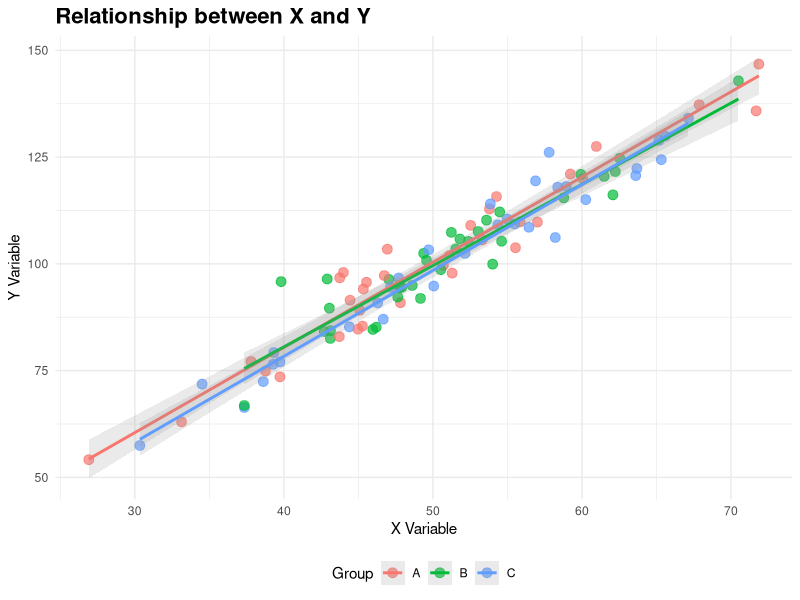

Source code (R):
## ---- chunk 1
#| label: setup
#| message: false

# Load common R packages for data analysis
library(tidyverse)
library(ggplot2)
## ---- chunk 2
#| label: create-data
# Create sample dataset
set.seed(123)
data <- tibble(
  x = rnorm(100, mean = 50, sd = 10),
  y = 2 * x + rnorm(100, mean = 0, sd = 5),
  group = sample(c("A", "B", "C"), 100, replace = TRUE)
)

# Display first few rows
head(data)
## ---- chunk 3
#| label: fig-scatter
#| fig-cap: "Scatter plot with regression line"
#| fig-width: 8
#| fig-height: 6

ggplot(data, aes(x = x, y = y, color = group)) +
  geom_point(size = 3, alpha = 0.7) +
  geom_smooth(method = "lm", se = TRUE, alpha = 0.2) +
  theme_minimal() +
  labs(
    title = "Relationship between X and Y",
    x = "X Variable",
    y = "Y Variable",
    color = "Group"
  ) +
  theme(
    plot.title = element_text(size = 16, face = "bold"),
    legend.position = "bottom"
  )
## ---- chunk 4
#| label: statistics
# Summary statistics by group
summary_stats <- data %>%
  group_by(group) %>%
  summarise(
    mean_x = mean(x),
    mean_y = mean(y),
    cor_xy = cor(x, y),
    n = n()
  )

print(summary_stats)
## ---- chunk 5
#| label: linear-model
# Fit linear model
model <- lm(y ~ x + group, data = data)

# Display model summary
summary(model)
## ---- chunk 6

str(data)

